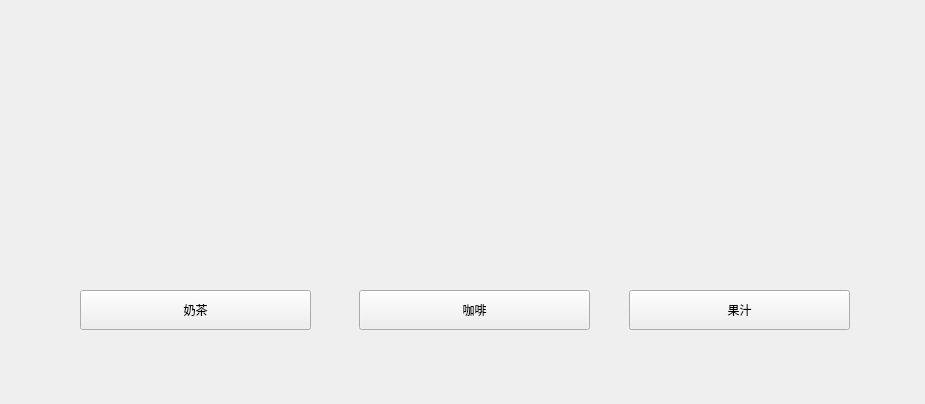
<?xml version="1.0" encoding="UTF-8"?>
<ui version="4.0">
 <class>MainWindow</class>
 <widget class="QMainWindow" name="MainWindow">
  <property name="geometry">
   <rect>
    <x>0</x>
    <y>0</y>
    <width>925</width>
    <height>404</height>
   </rect>
  </property>
  <property name="windowTitle">
   <string>饮品选择</string>
  </property>
  <widget class="QWidget" name="centralwidget">
   <widget class="QPushButton" name="btnMilkTea">
    <property name="geometry">
     <rect>
      <x>80</x>
      <y>290</y>
      <width>231</width>
      <height>40</height>
     </rect>
    </property>
    <property name="text">
     <string>奶茶</string>
    </property>
   </widget>
   <widget class="QPushButton" name="btnCoffee">
    <property name="geometry">
     <rect>
      <x>359</x>
      <y>290</y>
      <width>231</width>
      <height>40</height>
     </rect>
    </property>
    <property name="text">
     <string>咖啡</string>
    </property>
   </widget>
   <widget class="QPushButton" name="btnJuice">
    <property name="geometry">
     <rect>
      <x>629</x>
      <y>290</y>
      <width>221</width>
      <height>40</height>
     </rect>
    </property>
    <property name="text">
     <string>果汁</string>
    </property>
   </widget>
   <widget class="QLabel" name="labelMilkTeaImg">
    <property name="geometry">
     <rect>
      <x>80</x>
      <y>30</y>
      <width>231</width>
      <height>221</height>
     </rect>
    </property>
    <property name="styleSheet">
     <string notr="true">border-image: url(:/images/images/milk_tea.png);</string>
    </property>
    <property name="scaledContents">
     <bool>true</bool>
    </property>
   </widget>
   <widget class="QLabel" name="labelCoffeeImg">
    <property name="geometry">
     <rect>
      <x>360</x>
      <y>30</y>
      <width>221</width>
      <height>221</height>
     </rect>
    </property>
    <property name="styleSheet">
     <string notr="true">border-image: url(:/images/images/coffee.png);</string>
    </property>
    <property name="scaledContents">
     <bool>true</bool>
    </property>
   </widget>
   <widget class="QLabel" name="labelJuiceImg">
    <property name="geometry">
     <rect>
      <x>630</x>
      <y>30</y>
      <width>221</width>
      <height>221</height>
     </rect>
    </property>
    <property name="styleSheet">
     <string notr="true">border-image: url(:/images/images/juice.png);</string>
    </property>
    <property name="scaledContents">
     <bool>true</bool>
    </property>
   </widget>
  </widget>
 </widget>
 <resources/>
 <connections/>
</ui>
